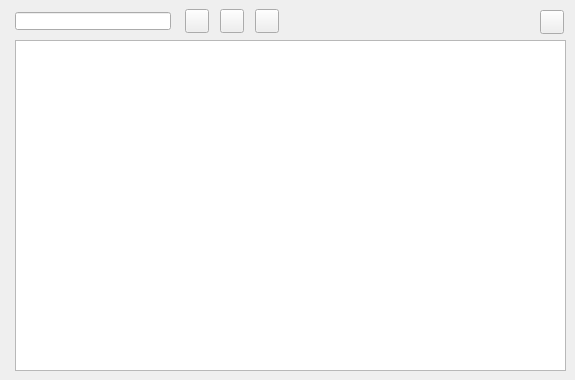
    <widget class="QWidget" name="page_management_2">
     <attribute name="title">
      <string>Element</string>
     </attribute>
     <widget class="QTableView" name="tbl_element">
      <property name="geometry">
       <rect>
        <x>15</x>
        <y>40</y>
        <width>551</width>
        <height>331</height>
       </rect>
      </property>
      <property name="sortingEnabled">
       <bool>true</bool>
      </property>
     </widget>
     <widget class="QLineEdit" name="element_id">
      <property name="geometry">
       <rect>
        <x>15</x>
        <y>12</y>
        <width>156</width>
        <height>18</height>
       </rect>
      </property>
     </widget>
     <widget class="QPushButton" name="new_element">
      <property name="geometry">
       <rect>
        <x>255</x>
        <y>9</y>
        <width>24</width>
        <height>24</height>
       </rect>
      </property>
      <property name="toolTip">
       <string>&lt;html&gt;&lt;head/&gt;&lt;body&gt;&lt;p&gt;New element&lt;/p&gt;&lt;/body&gt;&lt;/html&gt;</string>
      </property>
      <property name="styleSheet">
       <string notr="true"/>
      </property>
      <property name="text">
       <string/>
      </property>
      <property name="icon">
       <iconset>
        <normaloff>../icons/131b.png</normaloff>../icons/131b.png</iconset>
      </property>
      <property name="iconSize">
       <size>
        <width>22</width>
        <height>22</height>
       </size>
      </property>
     </widget>
     <widget class="QPushButton" name="btn_delete">
      <property name="geometry">
       <rect>
        <x>220</x>
        <y>9</y>
        <width>24</width>
        <height>24</height>
       </rect>
      </property>
      <property name="toolTip">
       <string>&lt;html&gt;&lt;head/&gt;&lt;body&gt;&lt;p&gt;Unlink element&lt;/p&gt;&lt;/body&gt;&lt;/html&gt;</string>
      </property>
      <property name="styleSheet">
       <string notr="true"/>
      </property>
      <property name="text">
       <string/>
      </property>
      <property name="icon">
       <iconset>
        <normaloff>../icons/112b.png</normaloff>../icons/112b.png</iconset>
      </property>
      <property name="iconSize">
       <size>
        <width>22</width>
        <height>22</height>
       </size>
      </property>
     </widget>
     <widget class="QPushButton" name="open_element">
      <property name="geometry">
       <rect>
        <x>540</x>
        <y>10</y>
        <width>24</width>
        <height>24</height>
       </rect>
      </property>
      <property name="toolTip">
       <string>&lt;html&gt;&lt;head/&gt;&lt;body&gt;&lt;p&gt;Element data&lt;/p&gt;&lt;/body&gt;&lt;/html&gt;</string>
      </property>
      <property name="styleSheet">
       <string notr="true"/>
      </property>
      <property name="text">
       <string/>
      </property>
      <property name="icon">
       <iconset>
        <normaloff>../icons/134b.png</normaloff>../icons/134b.png</iconset>
      </property>
      <property name="iconSize">
       <size>
        <width>22</width>
        <height>22</height>
       </size>
      </property>
     </widget>
     <widget class="QPushButton" name="btn_insert">
      <property name="geometry">
       <rect>
        <x>185</x>
        <y>9</y>
        <width>24</width>
        <height>24</height>
       </rect>
      </property>
      <property name="toolTip">
       <string>&lt;html&gt;&lt;head/&gt;&lt;body&gt;&lt;p&gt;Link element&lt;/p&gt;&lt;/body&gt;&lt;/html&gt;</string>
      </property>
      <property name="styleSheet">
       <string notr="true"/>
      </property>
      <property name="text">
       <string/>
      </property>
      <property name="icon">
       <iconset>
        <normaloff>../icons/111b.png</normaloff>../icons/111b.png</iconset>
      </property>
      <property name="iconSize">
       <size>
        <width>22</width>
        <height>22</height>
       </size>
      </property>
     </widget>
    </widget>
